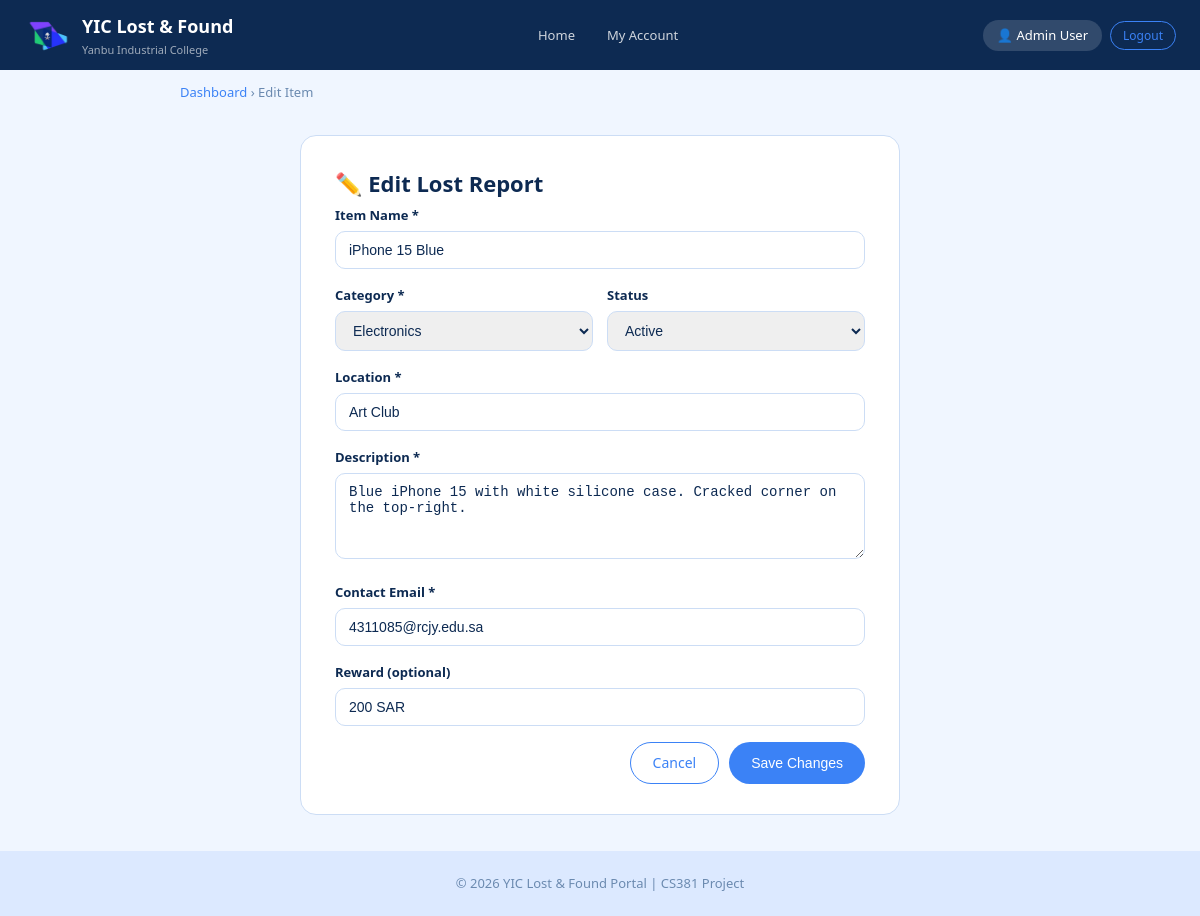
The app's page /Pages/edit_item.php?id=1&type=lost (signed in) with its own data.
### tables this page shows
CREATE TABLE lost_items (
    id INT AUTO_INCREMENT PRIMARY KEY,
    user_id INT NOT NULL,
    title VARCHAR(120) NOT NULL,
    category VARCHAR(50) NOT NULL,
    location VARCHAR(120) NOT NULL,
    date_lost DATE NOT NULL,
    description TEXT NOT NULL,
    contact VARCHAR(120) NOT NULL,
    reward VARCHAR(80) DEFAULT '',
    image_path VARCHAR(255) DEFAULT '',
    status VARCHAR(20) DEFAULT 'active',
    created_at TIMESTAMP DEFAULT CURRENT_TIMESTAMP,
    FOREIGN KEY (user_id) REFERENCES users(id) ON DELETE CASCADE
);

### includes/auth.php (called while the page is built, shortened)
<?php
function e($string) {
    return htmlspecialchars($string, ENT_QUOTES, 'UTF-8');
}
?>

### Pages/edit_item.php (the view, shortened to what this page needs)
<?php
require_once '../includes/db.php';
require_once '../includes/auth.php';
$id = filter_var($_GET['id']  ?? 0, FILTER_VALIDATE_INT);
$type = $_GET['type'] ?? 'lost';
$table = $type === 'found' ? 'found_items' : 'lost_items';
$stmt = $pdo->prepare("SELECT * FROM $table WHERE id = ?");
$stmt->execute([$id]);
$item = $stmt->fetch();
?>
<!DOCTYPE html>
<html lang="en">
<head>
    <link rel="stylesheet" href="../Style/style.css">
</head>
<body>
<header class="top-bar">
    <div class="logo-area">
        <img src="YIC_Logo.png" alt="YIC Logo">
        <div><h1>YIC Lost &amp; Found</h1><p>Yanbu Industrial College</p></div>
    </div>
    <nav><ul>
        <li><a href="index.php">Home</a></li>
        <li><a href="dashboard.php">My Account</a></li>
    </ul></nav>
    <div class="top-bar-right">
        <span class="user-name-badge">👤 <?php echo e($_SESSION['user_name']); ?></span>
        <a href="logout.php" class="btn btn-white btn-small">Logout</a>
    </div>
</header>
<p class="page-trail"><a href="dashboard.php">Dashboard</a> › Edit Item</p>
<div class="form-box">
    <h2>✏️ Edit <?php echo $type === 'lost' ? 'Lost Report' : 'Found Post'; ?></h2>
    <form method="POST" action="edit_item.php?id=<?php echo $id; ?>&type=<?php echo $type; ?>">
        <div class="input-group">
            <label for="title">Item Name *</label>
            <input type="text" id="title" name="title"
                   value="<?php echo e($_POST['title'] ?? $item['title']); ?>" required>
        </div>
        <div class="two-columns">
            <div class="input-group">
                <label for="category">Category *</label>
                <select id="category" name="category" required>
                    <?php
                        $cats = ['electronics','bags','clothing','keys','accessories','books','other'];
                        $current = $_POST['category'] ?? $item['category'];
                        foreach ($cats as $cat):
                        $sel = $current === $cat ? 'selected' : '';
                    ?>
                        <option value="<?php echo $cat; ?>" <?php echo $sel; ?>><?php echo ucfirst($cat); ?></option>
                    <?php endforeach; ?>
                </select>
            </div>
            <div class="input-group">
                <label for="status">Status</label>
                <select id="status" name="status">
                    <?php
                        $statuses = ['active','resolved','pending'];
                        $currentSt = $_POST['status'] ?? $item['status'];
                        foreach ($statuses as $st):
                            $sel = $currentSt === $st ? 'selected' : '';
                    ?>
                        <option value="<?php echo $st; ?>" <?php echo $sel; ?>><?php echo ucfirst($st); ?></option>
                    <?php endforeach; ?>
                </select>
            </div>
        </div>
        <div class="input-group">
            <label for="location">Location *</label>
            <input type="text" id="location" name="location"
                   value="<?php echo e($_POST['location'] ?? $item['location']); ?>" required>
        </div>
        <div class="input-group">
            <label for="description">Description *</label>
            <textarea id="description" name="description" rows="4" required><?php echo e($_POST['description'] ?? $item['description']); ?></textarea>
        </div>
        <div class="input-group">
            <label for="contact">Contact Email *</label>
            <input type="email" id="contact" name="contact"
                   value="<?php echo e($_POST['contact'] ?? $item['contact']); ?>" required>
        </div>
        <?php if ($type === 'lost'): ?>
        <div class="input-group">
            <label for="reward">Reward (optional)</label>
            <input type="text" id="reward" name="reward"
                   value="<?php echo e($_POST['reward'] ?? $item['reward']); ?>">
        </div>
        <?php endif; ?>
        <div class="form-bottom-btns">
            <a href="dashboard.php?section=<?php echo $type === 'lost' ? 'my-lost' : 'my-found'; ?>" class="btn btn-white">Cancel</a>
            <button type="submit" class="btn btn-blue">Save Changes</button>
        </div>
    </form>
</div>
<footer><p>&copy; 2026 YIC Lost &amp; Found Portal | CS381 Project</p></footer>
</body>
</html>

### Style/style.css (style rules this page uses)
* { margin: 0; padding: 0; box-sizing: border-box; }
body { font-family: 'Segoe UI', Arial, sans-serif; background: #f0f6ff; color: #0d2a52; line-height: 1.6; }
a { text-decoration: none; color: inherit; }
.top-bar { background: #0d2a52; color: white; padding: 12px 24px; display: flex; align-items: center; justify-content: space-between; flex-wrap: wrap; gap: 10px; position: sticky; top: 0; z-index: 100; }
.logo-area { display: flex; align-items: center; gap: 12px; }
.logo-area img { height: 46px; width: auto; }
.logo-area h1 { font-size: 18px; font-weight: 600; }
.logo-area p { font-size: 11px; opacity: 0.6; }
.top-bar nav ul { list-style: none; display: flex; gap: 4px; flex-wrap: wrap; }
.top-bar nav a { color: rgba(255,255,255,0.8); padding: 6px 14px; border-radius: 20px; font-size: 13px; transition: .2s; }
.top-bar-right { display: flex; align-items: center; gap: 8px; font-size: 13px; }
.user-name-badge { background: rgba(255,255,255,0.15); padding: 5px 14px; border-radius: 20px; }
.btn { padding: 9px 22px; border-radius: 30px; font-size: 14px; font-weight: 500; border: none; transition: .2s; display: inline-block; }
.btn-blue { background: #3b82f6; color: white; }
.btn-white { background: transparent; color: #3b82f6; border: 1.5px solid #3b82f6; }
.btn-small { padding: 4px 12px; font-size: 12px; }
.form-box { max-width: 600px; margin: 32px auto; background: white; padding: 30px 34px; border-radius: 16px; border: 1px solid #ccddf5; }
.form-box h2 { font-size: 22px; font-weight: 700; margin-bottom: 4px; }
.two-columns { display: grid; grid-template-columns: 1fr 1fr; gap: 14px; }
.input-group { margin-bottom: 16px; }
.input-group label { display: block; font-size: 13px; font-weight: 600;margin-bottom: 5px; }
.input-group input, .input-group select, .input-group textarea { width: 100%; padding: 10px 13px; border: 1px solid #ccddf5; border-radius: 10px; font-size: 14px; color: #0d2a52; }
.input-group textarea { resize: vertical; min-height: 85px; }
.form-bottom-btns { display: flex; gap: 10px; justify-content: flex-end; }
footer { text-align: center; padding: 22px; background: #dce9ff; color: #6b8ab0; font-size: 13px; margin-top: 36px; }
.page-trail { font-size: 13px; color: #6b8ab0; padding: 12px 20px 0; max-width: 880px; margin: 0 auto; }
.page-trail a { color: #3b82f6; }

### records on screen
lost_items: title "iPhone 15 Blue", location "Art Club", description "Blue iPhone 15 with white silicone case. Cracked corner on the top-right.", contact "4311085@rcjy.edu.sa", reward "200 SAR"

### other values on screen
$_SESSION['user_name'] "Admin User"
form field category "Electronics"
form field status "Active"
